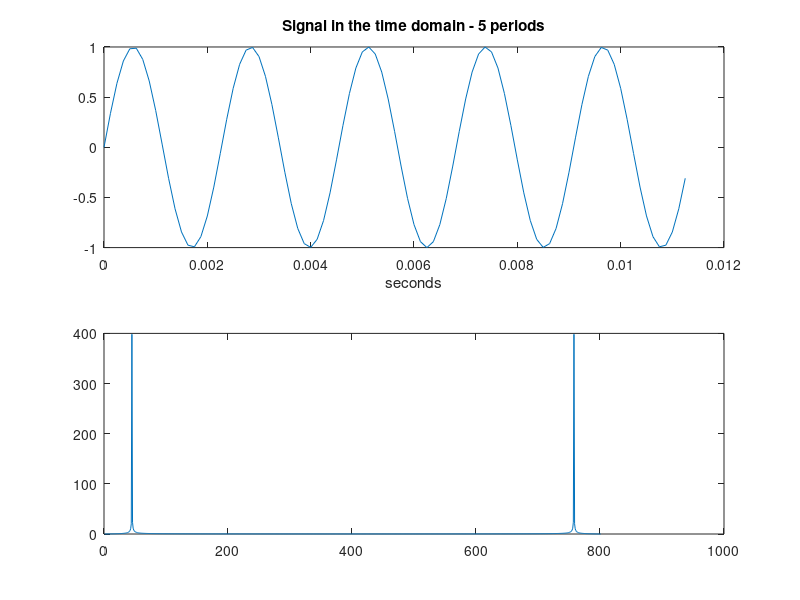

Recreate this plot in MATLAB.
clear
clc

f0 = 440;
fe1 = 8000;
A = 1;
D = 0.1;

T0 = 1/f0;
Te1 = 1/fe1;

t = (0:Te1:D);
n = ceil(5*(T0/Te1));

figure;
subplot(2,1,1)
x = A*sin(2*pi*f0*t);
plot(t(1:n),x(1:n))
xlabel('seconds')
title('Signal in the time domain - 5 periods');
zoom xon;

subplot(2,1,2)
xlabel('frequency')
title('')
plot(abs(fft(x)))